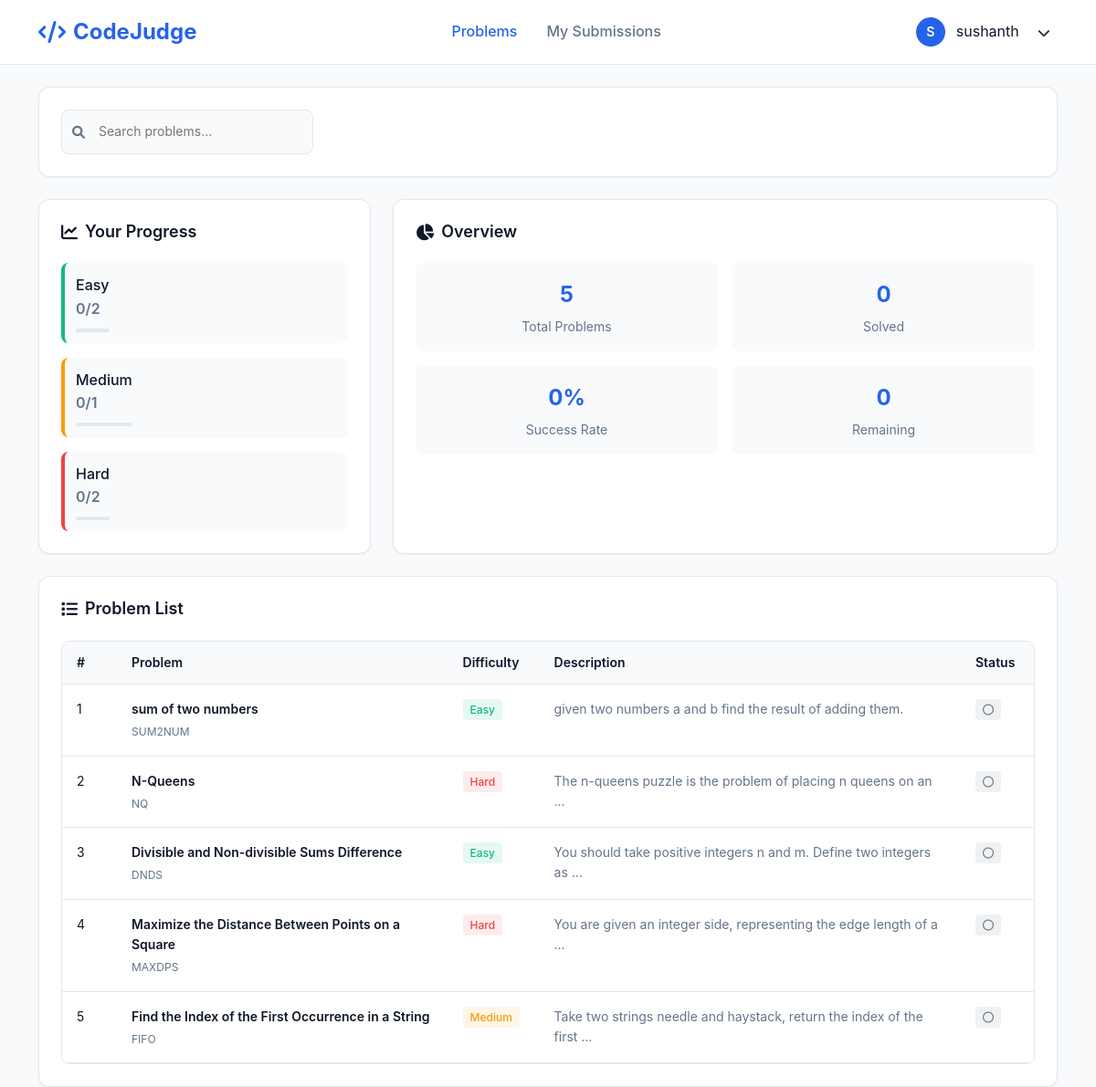
Screenshot of /problems/problem/SUM2NUM/ (signed in) with the database file from the repository.
### core/models.py (models this page shows, shortened)
class Problem(models.Model):
    DIFFICULTY = (('E','Easy'),('M','Medium'),('H','Hard'))
    name = models.CharField(max_length=100)
    short_code = models.CharField(max_length=40,unique=True)
    statement = models.TextField()
    difficulty = models.CharField(max_length=1,choices=DIFFICULTY)

### core/views.py (the view, shortened to what this page needs)
# urls.py: path('problem/<str:short_code>/', views.problem_detail, name='problem_detail'),
def problem_detail(request, short_code):
    try:
        problem = get_object_or_404(Problem, short_code=short_code)
    except Problem.DoesNotExist:
        messages.error(request, f'Problem with code "{short_code}" not found.')
        return redirect('core:problems_list')
    visible_testcases = problem.testcases.filter(is_hidden=False)
    user_submissions = []
    if request.user.is_authenticated:
        user_submissions = Submission.objects.filter(
            problem=problem,
            user=request.user
        ).order_by('-submitted')[:10]  # Last 10 submissions
    user_progress = get_user_progress(request.user)
    all_problems = Problem.objects.all()
    context = {
        'problem': problem,
        'testcases': visible_testcases,
        'user_submissions': user_submissions,
        'user_progress': user_progress,
        'problems': all_problems,  # For the dashboard section
        'easy_count': Problem.objects.filter(difficulty='E').count(),
        'medium_count': Problem.objects.filter(difficulty='M').count(),
        'hard_count': Problem.objects.filter(difficulty='H').count(),
    }
    return render(request, 'problem_detail.html', context)

### core/templates/problem_detail.html (shortened to what this page needs)
{% load static %}
<!DOCTYPE html>
<html lang="en">
<head>
    <link href="https://cdn.jsdelivr.net/npm/bootstrap@5.3.0/dist/css/bootstrap.min.css" rel="stylesheet">
    <link href="https://cdnjs.cloudflare.com/ajax/libs/font-awesome/6.0.0/css/all.min.css" rel="stylesheet">
</head>
<body>
    <header class="header">
        <div class="container">
            <div class="header-content">
                <a href="{% url 'core:problems_list' %}" class="logo">
                    <i class="fas fa-code"></i>
                    CodeJudge
                </a>
                <nav class="nav-links">
                    <a href="{% url 'core:problems_list' %}" class="nav-link active">Problems</a>
                    {% if user.is_authenticated %}
                    <a href="{% url 'core:submissions_list' %}" class="nav-link">My Submissions</a>
                    {% endif %}
                </nav>
                <div class="user-profile">
                    {% if user.is_authenticated %}
                    <div class="user-avatar">{{ user.username|first|upper }}</div>
                    <span>{{ user.username }}</span>
                    <div class="dropdown">
                        <button class="btn btn-sm" type="button" data-bs-toggle="dropdown">
                            <i class="fas fa-chevron-down"></i>
                        </button>
                    </div>
                    {% else %}
                    <a href="{% url 'authentication:login-user' %}" class="nav-link">Login</a>
                    <a href="{% url 'authentication:register-user' %}" class="nav-link">Register</a>
                    {% endif %}
                </div>
            </div>
        </div>
    </header>
    <div class="container" style="margin-top: 1.5rem;">
        <div class="search-section">
            <form method="GET" action="{% url 'core:problems_list' %}">
                <div style="display: flex; align-items: center;">
                    <div class="search-container">
                        <i class="fas fa-search search-icon"></i>
                        <input type="text"
                               name="search"
                               class="search-input"
                               placeholder="Search problems..."
                               value="{{ search_query }}">
                    </div>
                </div>
            </form>
        </div>
        {% if user.is_authenticated and not search_query %}
        <div class="dashboard-grid">
            <div class="progress-card">
                <h3 class="card-title">
                    <i class="fas fa-chart-line"></i>
                    Your Progress
                </h3>
                <div class="progress-stats">
                    <div class="stat-item easy">
                        <div>
                            <div class="stat-label">Easy</div>
                            <div class="stat-value">{{ user_progress.easy_completed }}/{{ easy_count }}</div>
                            <div class="progress-bar">
                            </div>
                        </div>
                    </div>
                    <div class="stat-item medium">
                        <div>
                            <div class="stat-label">Medium</div>
                            <div class="stat-value">{{ user_progress.medium_completed }}/{{ medium_count }}</div>
                            <div class="progress-bar">
                            </div>
                        </div>
                    </div>
                    <div class="stat-item hard">
                        <div>
                            <div class="stat-label">Hard</div>
                            <div class="stat-value">{{ user_progress.hard_completed }}/{{ hard_count }}</div>
                            <div class="progress-bar">
                            </div>
                        </div>
                    </div>
                </div>
            </div>
            <div class="quick-stats">
                <h3 class="card-title">
                    <i class="fas fa-chart-pie"></i>
                    Overview
                </h3>
                <div class="stats-grid">
                    <div class="quick-stat">
                        <div class="quick-stat-number">{{ problems|length }}</div>
                        <div class="quick-stat-label">Total Problems</div>
                    </div>
                    <div class="quick-stat">
                        <div class="quick-stat-number">{{ user_progress.solved_problems|length }}</div>
                        <div class="quick-stat-label">Solved</div>
                    </div>
                    <div class="quick-stat">
                        <div class="quick-stat-number">
                            {% with total_problems=problems|length solved_count=user_progress.solved_problems|length %}
                                {% if total_problems > 0 %}
                                    {% widthratio solved_count total_problems 100 %}%
                                {% else %}
                                    0%
                                {% endif %}
                            {% endwith %}
                        </div>
                        <div class="quick-stat-label">Success Rate</div>
                    </div>
                    <div class="quick-stat">
                        <div class="quick-stat-number">{{ problems|length|add:"-"|add:user_progress.solved_problems|length }}</div>
                        <div class="quick-stat-label">Remaining</div>
                    </div>
                </div>
            </div>
        </div>
        {% endif %}
        <div class="problems-card">
            <h3 class="card-title">
                <i class="fas fa-list"></i>
                {% if search_query %}Search Results{% else %}Problem List{% endif %}
            </h3>
            <div class="table-container">
                <table class="custom-table">
                    <thead>
                        <tr>
                            <th style="width: 60px;">#</th>
                            <th>Problem</th>
                            <th style="width: 100px;">Difficulty</th>
                            <th>Description</th>
                            <th style="width: 80px;">Status</th>
                        </tr>
                    </thead>
                    <tbody>
                        {% for problem in problems %}
                        <tr class="problem-row {% if problem.short_code in user_progress.solved_problems %}solved{% endif %}"
                            data-url="{% url 'core:problem_detail' problem.short_code %}">
                            <td>{{ forloop.counter }}</td>
                            <td>
                                <a href="{% url 'core:problem_detail' problem.short_code %}" class="problem-name">
                                    {{ problem.name }}
                                </a>
                                <div class="problem-code">{{ problem.short_code }}</div>
                            </td>
                            <td>
                                {% if problem.difficulty == 'E' %}
                                    <span class="difficulty-badge easy">Easy</span>
                                {% elif problem.difficulty == 'M' %}
                                    <span class="difficulty-badge medium">Medium</span>
                                {% else %}
                                    <span class="difficulty-badge hard">Hard</span>
                                {% endif %}
                            </td>
                            <td>
                                <span style="color: var(--text-secondary);">
                                    {{ problem.statement|truncatewords:12 }}
                                </span>
                            </td>
                            <td>
                                {% if problem.short_code in user_progress.solved_problems %}
                                    <span class="status-badge solved">
                                        <i class="fas fa-check"></i>
                                    </span>
                                {% else %}
                                    <span class="status-badge unsolved">
                                        <i class="far fa-circle"></i>
                                    </span>
                                {% endif %}
                            </td>
                        </tr>
                        {% endfor %}
                    </tbody>
                </table>
            </div>
        </div>
    </div>
</body>
</html>

### rows the page displays
Problem: name "sum of two numbers", short_code "SUM2NUM", difficulty "Easy", statement "given two numbers a and b find the result of adding them."
Problem: name "N-Queens", short_code "NQ", difficulty "Hard", statement "The n-queens puzzle is the problem of placing n queens on an …"
Problem: name "Divisible and Non-divisible Sums Difference", short_code "DNDS", difficulty "Easy", statement "You should take positive integers n and m. Define two integers as …"
Problem: name "Maximize the Distance Between Points on a Square", short_code "MAXDPS", difficulty "Hard", statement "You are given an integer side, representing the edge length of a …"
Problem: name "Find the Index of the First Occurrence in a String", short_code "FIFO", difficulty "Medium", statement "Take two strings needle and haystack, return the index of the first …"

### other values shown
{{ user.username|first|upper }} "S"
{{ user.username }} "sushanth"
{{ user_progress.easy_completed }} "0"
{{ easy_count }} "2"
{{ user_progress.medium_completed }} "0"
{{ medium_count }} "1"
{{ user_progress.hard_completed }} "0"
{{ hard_count }} "2"
{{ problems|length }} "5"
{{ user_progress.solved_problems|length }} "0"
{{ problems|length|add:"-"|add:user_progress.solved_problems|length }} "0"
